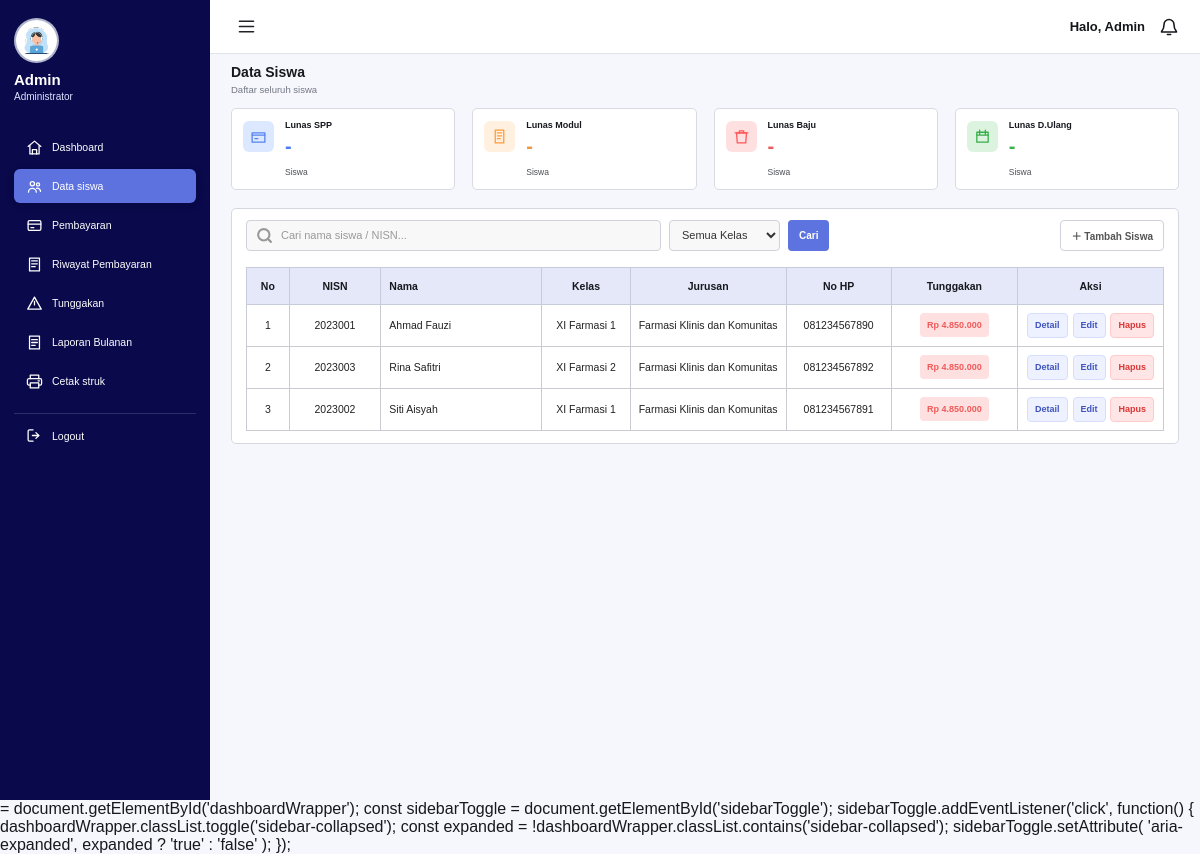
Screenshot of /admin/data_siswa.php (signed in) with the database file from the repository.
### tables this page shows
CREATE TABLE siswa (
    id INT AUTO_INCREMENT PRIMARY KEY,
    nisn VARCHAR(20) NOT NULL UNIQUE,
    nis VARCHAR(20) DEFAULT NULL,
    nama VARCHAR(100) NOT NULL,
    kelas VARCHAR(30) NOT NULL,
    jurusan VARCHAR(100) DEFAULT NULL,
    jenis_kelamin ENUM('L','P') DEFAULT NULL,
    alamat TEXT DEFAULT NULL,
    no_hp VARCHAR(20) DEFAULT NULL,
    password VARCHAR(255) NOT NULL,
    created_at TIMESTAMP DEFAULT CURRENT_TIMESTAMP,
    updated_at TIMESTAMP DEFAULT CURRENT_TIMESTAMP ON UPDATE CURRENT_TIMESTAMP
);

### config.php (called while the page is built, shortened)
<?php
function e($value) {
    return htmlspecialchars((string)$value, ENT_QUOTES, 'UTF-8');
}
function rupiah($value) {
    return "Rp " . number_format((float)$value, 0, ',', '.');
}
?>

### admin/data_siswa.php (the view, shortened to what this page needs)
<?php
require_once "../config.php";
$q = trim($_GET['q'] ?? '');
$sql = "SELECT s.*,
        COALESCE(SUM(t.nominal), 0) AS total_tagihan,
        COALESCE(SUM(p.total_dibayar), 0) AS total_dibayar
        FROM siswa s
        LEFT JOIN tagihan t ON t.siswa_id = s.id
        LEFT JOIN (
            SELECT tagihan_id, SUM(jumlah) AS total_dibayar
            FROM pembayaran
            GROUP BY tagihan_id
        ) p ON p.tagihan_id = t.id";
$sql .= " GROUP BY s.id ORDER BY s.nama";
$stmt = $conn->prepare($sql);
$stmt->execute();
$data = $stmt->get_result();
?>
<!DOCTYPE html>
<html lang="id">
<head>
</head>
<body>
<div class="dashboard-wrapper" id="dashboardWrapper">
    <aside class="sidebar">
        <div class="profile">
            <div class="profile-photo">
                <img src="../assets/img/admin.jpg" alt="Foto Admin">
            </div>
            <div class="profile-name">Admin</div>
            <div class="profile-role">Administrator</div>
        </div>
        <nav class="menu">
            <a href="dashboard_admin.php">
                <span class="menu-icon">
                    <svg viewBox="0 0 24 24">
                        <path d="M3 10.5 12 3l9 7.5"></path>
                        <path d="M5.5 9.5V21h13V9.5"></path>
                        <path d="M9 21v-6h6v6"></path>
                    </svg>
                </span>
                <span class="menu-text">Dashboard</span>
            </a>
            <a href="data_siswa.php" class="active">
                <span class="menu-icon">
                    <svg viewBox="0 0 24 24">
                        <circle cx="9" cy="8" r="3"></circle>
                        <path d="M3.5 20a5.5 5.5 0 0 1 11 0"></path>
                        <circle cx="17" cy="9" r="2.2"></circle>
                        <path d="M15 14.5a4.5 4.5 0 0 1 5.5 4.5"></path>
                    </svg>
                </span>
                <span class="menu-text">Data siswa</span>
            </a>
            <a href="pembayaran.php">
                <span class="menu-icon">
                    <svg viewBox="0 0 24 24">
                        <rect x="3" y="5" width="18" height="14" rx="2"></rect>
                        <path d="M3 10h18"></path>
                        <path d="M7 15h4"></path>
                    </svg>
                </span>
                <span class="menu-text">Pembayaran</span>
            </a>
            <a href="riwayat_pembayaran.php">
                <span class="menu-icon">
                    <svg viewBox="0 0 24 24">
                        <path d="M5 3h14v18H5z"></path>
                        <path d="M8 7h8M8 11h8M8 15h5"></path>
                    </svg>
                </span>
                <span class="menu-text">Riwayat Pembayaran</span>
            </a>
<a href="tunggakan.php" class="<?=basename($_SERVER['PHP_SELF']) === 'tunggakan.php' ? 'active' : ''?>"><span class="menu-icon"><svg viewBox="0 0 24 24"><path d="M12 3 2.5 20h19L12 3z"></path><path d="M12 9v5"></path></svg></span><span class="menu-text">Tunggakan</span></a>
<a href="laporan_bulanan.php" class="<?=basename($_SERVER['PHP_SELF']) === 'laporan_bulanan.php' ? 'active' : ''?>"><span class="menu-icon"><svg viewBox="0 0 24 24"><path d="M5 3h14v18H5z"></path><path d="M8 8h8M8 12h8M8 16h5"></path></svg></span><span class="menu-text">Laporan Bulanan</span></a>
<a href="cetak_struk.php">
                <span class="menu-icon">
                    <svg viewBox="0 0 24 24">
                        <path d="M6 8V3h12v5"></path>
                        <path d="M6 17H4a2 2 0 0 1-2-2v-5a2 2 0 0 1 2-2h16a2 2 0 0 1 2 2v5a2 2 0 0 1-2 2h-2"></path>
                        <path d="M6 14h12v7H6z"></path>
                        <path d="M17 11h2"></path>
                    </svg>
                </span>
                <span class="menu-text">Cetak struk</span>
            </a>
            <a href="../logout.php">
                <span class="menu-icon">
                    <svg viewBox="0 0 24 24">
                        <path d="M10 4H5a2 2 0 0 0-2 2v12a2 2 0 0 0 2 2h5"></path>
                        <path d="M14 8l4 4-4 4"></path>
                        <path d="M9 12h9"></path>
                    </svg>
                </span>
                <span class="menu-text">Logout</span>
            </a>
        </nav>
    </aside>
    <main class="main">
        <header class="topbar">
            <button class="hamburger" id="sidebarToggle" type="button"
                    aria-label="Tampilkan/sembunyikan sidebar"
                    aria-expanded="true">
                <svg viewBox="0 0 24 24">
                    <path d="M4 6h16M4 12h16M4 18h16"></path>
                </svg>
            </button>
            <div class="topbar-right">
                <span>Halo, Admin</span>
                <span class="notification" aria-label="Notifikasi">
                    <svg viewBox="0 0 24 24">
                        <path d="M18 9a6 6 0 0 0-12 0c0 7-3 7-3 9h18c0-2-3-2-3-9"></path>
                        <path d="M10 21h4"></path>
                    </svg>
                </span>
            </div>
        </header>
        <div class="data-siswa-page">
            <h1 class="page-title">Data Siswa</h1>
            <p class="page-subtitle">Daftar seluruh siswa</p>
            <div class="status-cards">
                <div class="status-card">
                    <div class="status-icon icon-blue">
                        <svg viewBox="0 0 24 24">
                            <path d="M3 7h18v13H3z"></path>
                            <path d="M3 10h18"></path>
                            <path d="M7 15h4"></path>
                        </svg>
                    </div>
                    <div class="status-content">
                        <div class="status-title">Lunas SPP</div>
                        <div class="status-value blue">-</div>
                        <small>Siswa</small>
                    </div>
                </div>
                <div class="status-card">
                    <div class="status-icon icon-orange">
                        <svg viewBox="0 0 24 24">
                            <path d="M6 3h12v18H6z"></path>
                            <path d="M9 7h6M9 11h6M9 15h4"></path>
                        </svg>
                    </div>
                    <div class="status-content">
                        <div class="status-title">Lunas Modul</div>
                        <div class="status-value orange">-</div>
                        <small>Siswa</small>
                    </div>
                </div>
                <div class="status-card">
                    <div class="status-icon icon-red">
                        <svg viewBox="0 0 24 24">
                            <path d="M5 7h14l-1 14H6L5 7z"></path>
                            <path d="M9 7V4h6v3"></path>
                            <path d="M3 7h18"></path>
                        </svg>
                    </div>
                    <div class="status-content">
                        <div class="status-title">Lunas Baju</div>
                        <div class="status-value red">-</div>
                        <small>Siswa</small>
                    </div>
                </div>
                <div class="status-card">
                    <div class="status-icon icon-green">
                        <svg viewBox="0 0 24 24">
                            <path d="M4 6h16v14H4z"></path>
                            <path d="M8 3v6M16 3v6M4 10h16"></path>
                        </svg>
                    </div>
                    <div class="status-content">
                        <div class="status-title">Lunas D.Ulang</div>
                        <div class="status-value green">-</div>
                        <small>Siswa</small>
                    </div>
                </div>
            </div>
            <div class="card">
                <div class="toolbar">
                    <form class="search" method="get" id="studentSearchForm">
                        <input
                            type="text"
                            name="q"
                            value="<?= e($q) ?>"
                            placeholder="Cari nama siswa / NISN...">
                        <select name="kelas" id="kelasFilter">
                            <option value="">Semua Kelas</option>
                        </select>
                        <button class="btn primary" type="submit">Cari</button>
                    </form>
                    <a class="btn dark" href="siswa_tambah.php">
                        ＋ Tambah Siswa
                    </a>
                </div>
                <div class="table-wrap">
                    <table class="table">
                        <thead>
                            <tr>
                                <th>No</th>
                                <th>NISN</th>
                                <th>Nama</th>
                                <th>Kelas</th>
                                <th>Jurusan</th>
                                <th>No HP</th>
                                <th>Tunggakan</th>
                                <th>Aksi</th>
                            </tr>
                        </thead>
                        <tbody>
                            <?php
                            $no = 1;
                            while ($s = $data->fetch_assoc()):
                                $tunggakan =
                                    $s['total_tagihan']
                                    -
                                    $s['total_dibayar'];
                            ?>
                                <tr data-name="<?=e($s['nama'])?>" data-nisn="<?=e($s['nisn'])?>" data-kelas="<?=e($s['kelas'])?>">
                                    <td><?= $no++ ?></td>
                                    <td><?= e($s['nisn']) ?></td>
                                    <td><?= e($s['nama']) ?></td>
                                    <td><?= e($s['kelas']) ?></td>
                                    <td><?= e($s['jurusan']) ?></td>
                                    <td><?= e($s['no_hp']) ?></td>
                                    <td>
                                        <?php if ($tunggakan > 0): ?>
                                            <span class="badge red">
                                                <?= rupiah($tunggakan) ?>
                                            </span>
                                        <?php else: ?>
                                            <span class="badge green">
                                                Lunas
                                            </span>
                                        <?php endif; ?>
                                    </td>
                                    <td class="actions">
                                        <a
                                            class="btn light"
                                            href="detail_siswa.php?id=<?= $s['id'] ?>">
                                            Detail
                                        </a>
                                        <a
                                            class="btn light"
                                            href="siswa_edit.php?id=<?= $s['id'] ?>">
                                            Edit
                                        </a>
                                        <button
                                            class="btn danger btn-hapus-siswa"
                                            type="button"
                                            data-id="<?= $s['id'] ?>"
                                            data-nama="<?=e($s['nama'])?>">
                                            Hapus
                                        </button>
                                    </td>
                                </tr>
                            <?php endwhile; ?>
                        </tbody>
                    </table>
                </div>
            </div>
        </div>
    </main>
</div>
 = document.getElementById('dashboardWrapper');
const sidebarToggle = document.getElementById('sidebarToggle');
sidebarToggle.addEventListener('click', function() {
    dashboardWrapper.classList.toggle('sidebar-collapsed');
    const expanded =
        !dashboardWrapper.classList.contains('sidebar-collapsed');
    sidebarToggle.setAttribute(
        'aria-expanded',
        expanded ? 'true' : 'false'
    );
});
</body>
</html>

### rows the page displays
siswa: nisn "2023001", nama "Ahmad Fauzi", kelas "XI Farmasi 1", jurusan "Farmasi Klinis dan Komunitas", no_hp "081234567890", tunggakan "Rp 4.850.000"
siswa: nisn "2023003", nama "Rina Safitri", kelas "XI Farmasi 2", jurusan "Farmasi Klinis dan Komunitas", no_hp "081234567892", tunggakan "Rp 4.850.000"
siswa: nisn "2023002", nama "Siti Aisyah", kelas "XI Farmasi 1", jurusan "Farmasi Klinis dan Komunitas", no_hp "081234567891", tunggakan "Rp 4.850.000"
